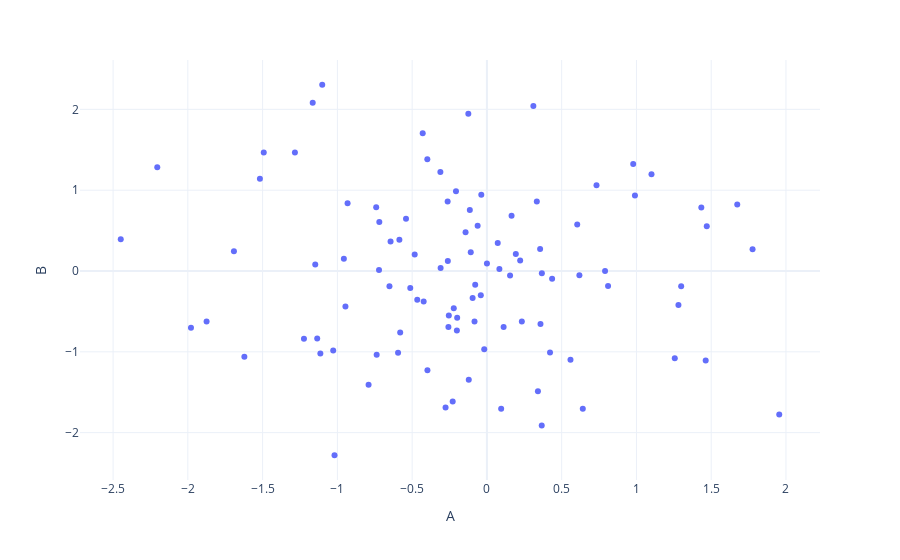

The code cell stored with this chart in its notebook:
### Code cell
# Scatter plot with customized marker size
fig = px.scatter(df, x='A', y='B', size_max=10)
fig.show()
